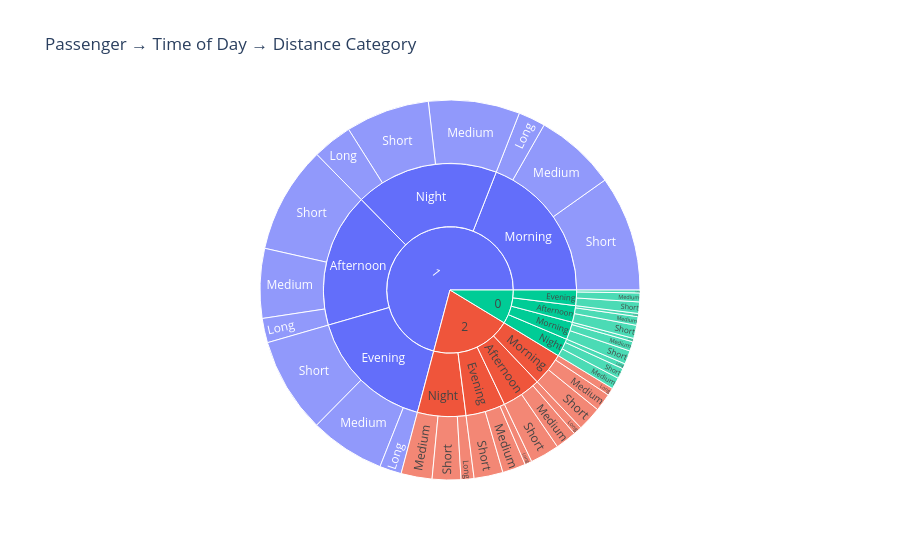

The cell this chart's notebook holds for it:
### Markdown cell above
### Interpretation: Trips by Hour, Animated Across Days of Week

- This chart shows how many taxi trips happen at each hour of the day, and you can click play to see how it changes day by day.
 
- **Very few trips happen late at night** (around 1 AM to 5 AM) — most people are asleep.
  
- **Trips start increasing in the morning**, especially after 6–7 AM when people start their day.
  
- **The busiest time is in the evening** (around 5 PM to 9 PM) — likely people going home from work or going out.
  
- This pattern looks **almost the same every day** of the week — quiet at night, busy in the evening.
  
- **Takeaway:** People take the most taxis in the evening and the fewest late at night.

### Code cell
def time_bucket(h):
    if 5 <= h < 12: return "Morning"
    elif 12 <= h < 17: return "Afternoon"
    elif 17 <= h < 21: return "Evening"
    else: return "Night"

df["time_of_day"] = df["hour"].apply(time_bucket)

df["distance_category"] = pd.cut(
    df["trip_distance"],
    bins=[-0.01, 2, 6, float("inf")],   # -0.01 so 0-distance trips are included
    labels=["Short", "Medium", "Long"]
)

# Safety net: drop any remaining NaNs (e.g. negative distances, bad data)
df_sunburst = df.dropna(subset=["passenger_category_label", "time_of_day", "distance_category"])

fig3 = px.sunburst(
    df_sunburst,
    path=["passenger_category_label", "time_of_day", "distance_category"],
    title="Passenger → Time of Day → Distance Category"
)
fig3.show()

### Figure 1 — Plotly figure (JSON) as saved in the notebook; plotly's stock layout.template omitted (floating-point values rounded to 4 significant figures)
{"data": [{"branchvalues": "total", "domain": {"x": [0, 1], "y": [0, 1]}, "hovertemplate": "labels=%{label}<br>count=%{value}<br>parent=%{parent}<br>id=%{id}<extra></extra>", "ids": ["1/Evening/Short", "1/Night/Short", "1/Morning/Long", "1/Afternoon/Short", "0/Night/Short", "2/Night/Short", "1/Morning/Medium", "1/Night/Medium", "2/Morning/Medium", "2/Morning/Short", "1/Night/Long", "1/Evening/Medium", "1/Afternoon/Medium", "1/Afternoon/Long", "2/Evening/Medium", "1/Morning/Short", "2/Afternoon/Short", "2/Afternoon/Medium", "2/Night/Medium", "0/Morning/Medium", "2/Night/Long", "0/Afternoon/Medium", "2/Evening/Short", "1/Evening/Long", "2/Morning/Long", "2/Evening/Long", "0/Evening/Long", "2/Afternoon/Long", "0/Morning/Long", "0/Evening/Medium", "0/Evening/Short", "0/Morning/Short", "0/Afternoon/Short", "0/Night/Long", "0/Night/Medium", "0/Afternoon/Long", "1/Evening", "1/Night", "1/Morning", "1/Afternoon", "0/Night", "2/Night", "2/Morning", "2/Evening", "2/Afternoon", "0/Morning", "0/Afternoon", "0/Evening", "1", "0", "2"], "labels": ["Short", "Short", "Long", "Short", "Short", "Short", "Medium", "Medium", "Medium", "Short", "Long", "Medium", "Medium", "Long", "Medium", "Short", "Short", "Medium", "Medium", "Medium", "Long", "Medium", "Short", "Long", "Long", "Long", "Long", "Long", "Long", "Medium", "Short", "Short", "Short", "Long", "Medium", "Long", "Evening", "Night", "Morning", "Afternoon", "Night", "Night", "Morning", "Evening", "Afternoon", "Morning", "Afternoon", "Evening", "1", "0", "2"], "name": "", "parents": ["1/Evening", "1/Night", "1/Morning", "1/Afternoon", "0/Night", "2/Night", "1/Morning", "1/Night", "2/Morning", "2/Morning", "1/Night", "1/Evening", "1/Afternoon", "1/Afternoon", "2/Evening", "1/Morning", "2/Afternoon", "2/Afternoon", "2/Night", "0/Morning", "2/Night", "0/Afternoon", "2/Evening", "1/Evening", "2/Morning", "2/Evening", "0/Evening", "2/Afternoon", "0/Morning", "0/Evening", "0/Evening", "0/Morning", "0/Afternoon", "0/Night", "0/Night", "0/Afternoon", "1", "1", "1", "1", "0", "2", "2", "2", "2", "0", "0", "0", "", "", ""], "type": "sunburst", "values": [118557, 104022, 33570, 132862, 13027, 35464, 100962, 113315, 22148, 30195, 49506, 93092, 86341, 30231, 28865, 143167, 36250, 26215, 38409, 11750, 16057, 10733, 35956, 27171, 9419, 8824, 3569, 10606, 4228, 11039, 14181, 16828, 16368, 6404, 14311, 3944, 238820, 266843, 277699, 249434, 33742, 89930, 61762, 73645, 73071, 32806, 31045, 28789, 1032796, 126382, 298408]}], "layout": {"legend": {"tracegroupgap": 0}, "title": {"text": "Passenger → Time of Day → Distance Category"}}}
